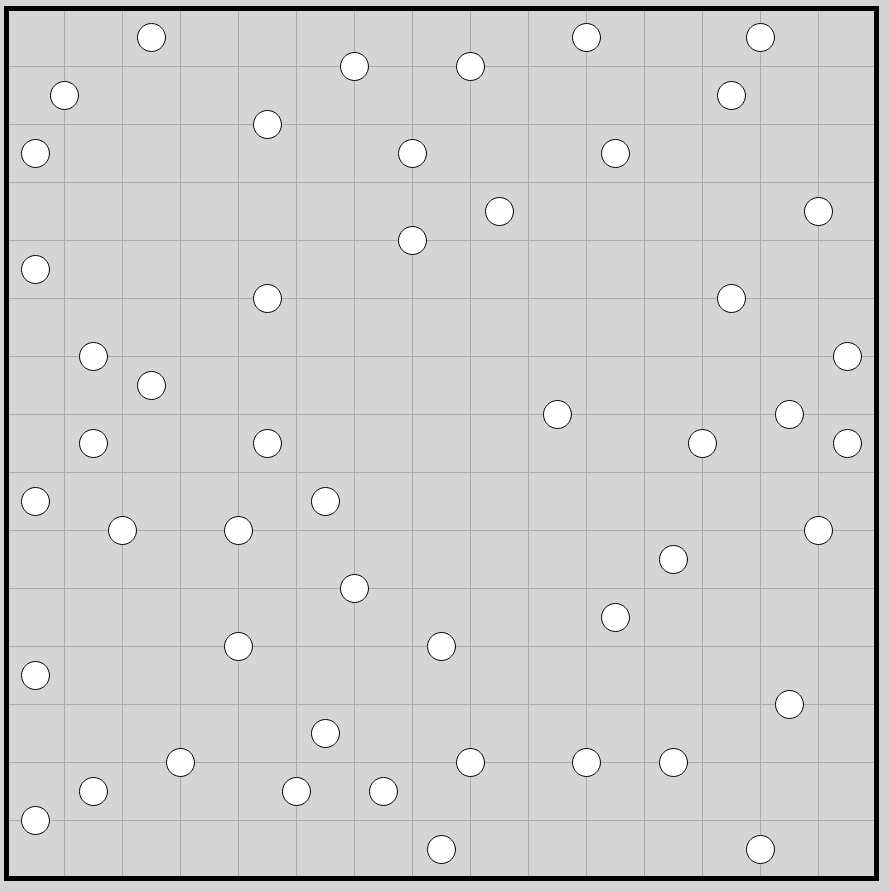
#> input picture src/puzzle_solver/puzzles/galaxies/parse_map/input_output/eofodowmumgzzdkopzlpzkzaezrhefoezejvdtxrzmpgozzemxjdcigcqzrk.png, 890 x 892 px
$ python parse_map.py
#> lines starting #> are read from the running program, lines starting #| are printed output that depends on the picture; after the words box and inside, x2 and y2 are one past the last pixel; in counts of white or black regions, pixels touching at a corner belong together
"""
    This file is a simple helper that parses the images from https://www.chiark.greenend.org.uk/~sgtatham/puzzles/js/galaxies.html and converts them to a json file.
    Look at the ./input_output/ directory for examples of input images and output json files.
    The output json is used in the test_solve.py file to test the solver.
"""
from pathlib import Path
import numpy as np
cv = None
Image = None


def extract_lines(bw):
    # Create the images that will use to extract the horizontal and vertical lines
    horizontal = np.copy(bw)
    vertical = np.copy(bw)

    cols = horizontal.shape[1]
    horizontal_size = cols // 5
    # Create structure element for extracting horizontal lines through morphology operations
    horizontalStructure = cv.getStructuringElement(cv.MORPH_RECT, (horizontal_size, 1))
    horizontal = cv.erode(horizontal, horizontalStructure)
    horizontal = cv.dilate(horizontal, horizontalStructure)
    horizontal_means = np.mean(horizontal, axis=1)
    horizontal_cutoff = np.percentile(horizontal_means, 50)
    # location where the horizontal lines are
    horizontal_idx = np.where(horizontal_means > horizontal_cutoff)[0]
    # print(f"horizontal_idx: {horizontal_idx}")
    height = len(horizontal_idx)
    # show_wait_destroy("horizontal", horizontal)  # this has the horizontal lines

    rows = vertical.shape[0]
    verticalsize = rows // 5
    # Create structure element for extracting vertical lines through morphology operations
    verticalStructure = cv.getStructuringElement(cv.MORPH_RECT, (1, verticalsize))
    vertical = cv.erode(vertical, verticalStructure)
    vertical = cv.dilate(vertical, verticalStructure)
    vertical_means = np.mean(vertical, axis=0)
    vertical_cutoff = np.percentile(vertical_means, 50)
    vertical_idx = np.where(vertical_means > vertical_cutoff)[0]
    # print(f"vertical_idx: {vertical_idx}")
    width = len(vertical_idx)
    # print(f"height: {height}, width: {width}")
    # print(f"vertical_means: {vertical_means}")
    # show_wait_destroy("vertical", vertical)  # this has the vertical lines

    vertical = cv.bitwise_not(vertical)
    # show_wait_destroy("vertical_bit", vertical)

    return horizontal_idx, vertical_idx

def show_wait_destroy(winname, img):
    cv.imshow(winname, img)
    cv.moveWindow(winname, 500, 0)
    cv.waitKey(0)
    cv.destroyWindow(winname)


def mean_consecutives(arr: np.ndarray) -> np.ndarray:
    """if a sequence of values is consecutive, then average the values"""
    sums = []
    counts = []
    for i in range(len(arr)):
        if i == 0:
            sums.append(arr[i])
            counts.append(1)
        elif arr[i] == arr[i-1] + 1:
            sums[-1] += arr[i]
            counts[-1] += 1
        else:
            sums.append(arr[i])
            counts.append(1)
    return np.array(sums) // np.array(counts)

def main(image):
    global Image
    global cv
    import matplotlib.pyplot as plt
    from PIL import Image as Image_module
    import cv2 as cv_module
    Image = Image_module
    cv = cv_module


    image_path = Path(image)
    output_path = image_path.parent / (image_path.stem + '.json')
    src = cv.imread(image, cv.IMREAD_COLOR)
#> src is the input picture: shape (892, 890, 3); min 0, max 255, mean 207.6
    assert src is not None, f'Error opening image: {image}'
    if len(src.shape) != 2:
        gray = cv.cvtColor(src, cv.COLOR_BGR2GRAY)
    else:
        gray = src
    # now the image is in grayscale

    # Apply adaptiveThreshold at the bitwise_not of gray, notice the ~ symbol
    gray = cv.bitwise_not(gray)
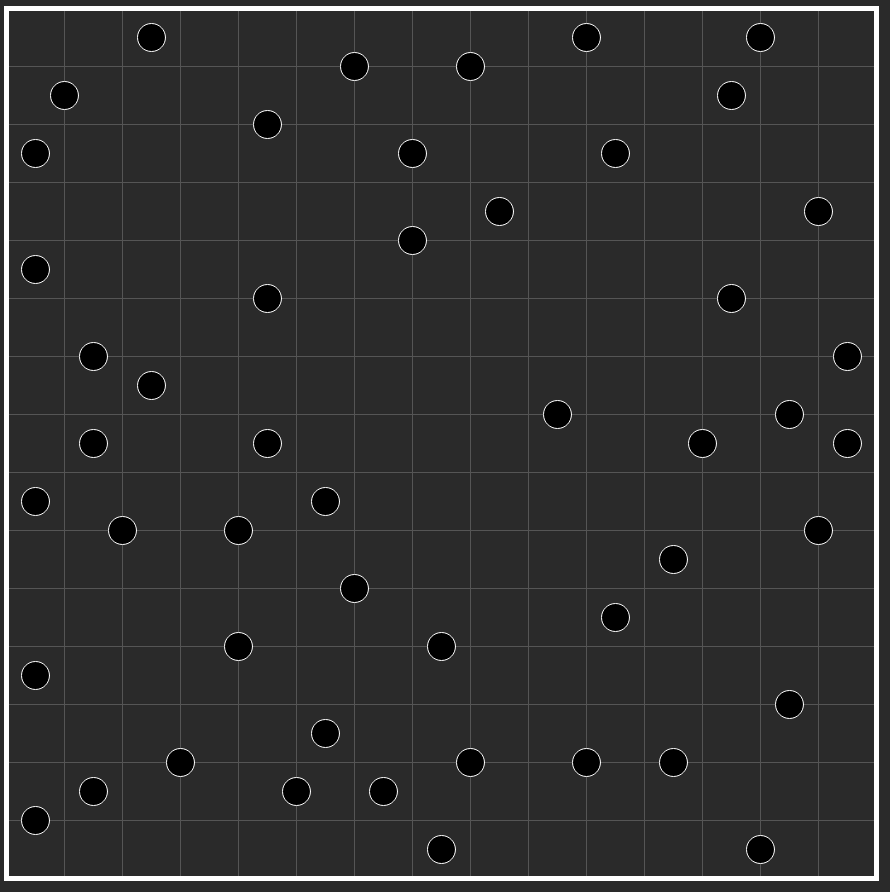
#> gray: shape (892, 890); min 0, max 255, mean 47.4
    bw = cv.adaptiveThreshold(gray.copy(), 255, cv.ADAPTIVE_THRESH_MEAN_C, \
                                cv.THRESH_BINARY, 15, -2)
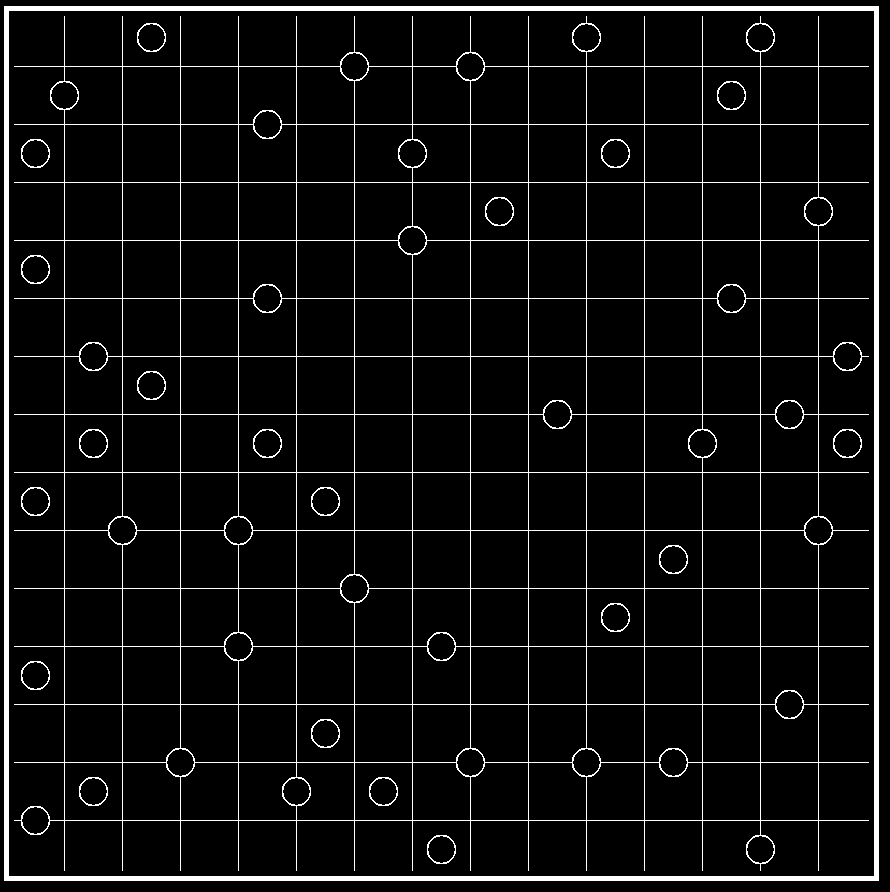
#> bw: shape (892, 890); 5.9% white; 21 white regions, largest, box (x1, y1, x2, y2) and area: (14, 16, 869, 871) 26766, (4, 6, 879, 881) 17400, (137, 23, 166, 52) 140
    # show_wait_destroy("binary", bw)

    # show_wait_destroy("src", src)
    horizontal_idx, vertical_idx = extract_lines(bw)
#> in extract_lines, `horizontal = cv.erode(horizontal, horizontalStructure)`:
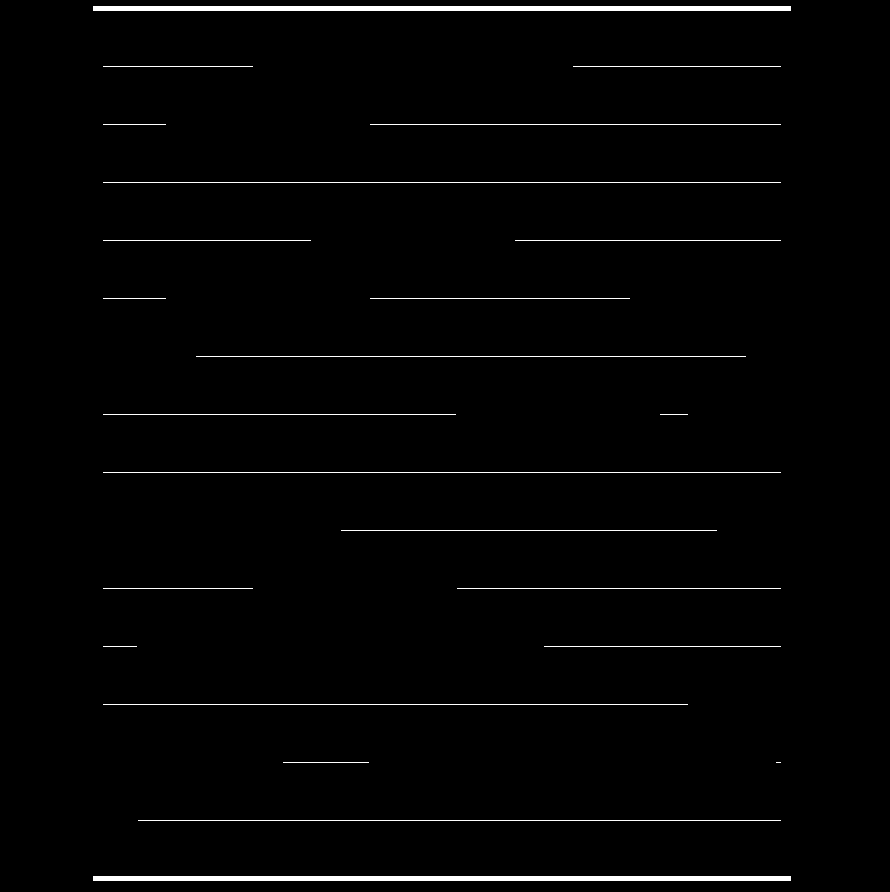
#> horizontal: shape (892, 890); 1.7% white; 24 white regions (1 under 20 px), largest, box (x1, y1, x2, y2) and area: (93, 6, 791, 11) 3490, (93, 876, 791, 881) 3490, (103, 182, 781, 183) 678
#> in extract_lines, `horizontal = cv.dilate(horizontal, horizontalStructure)`:
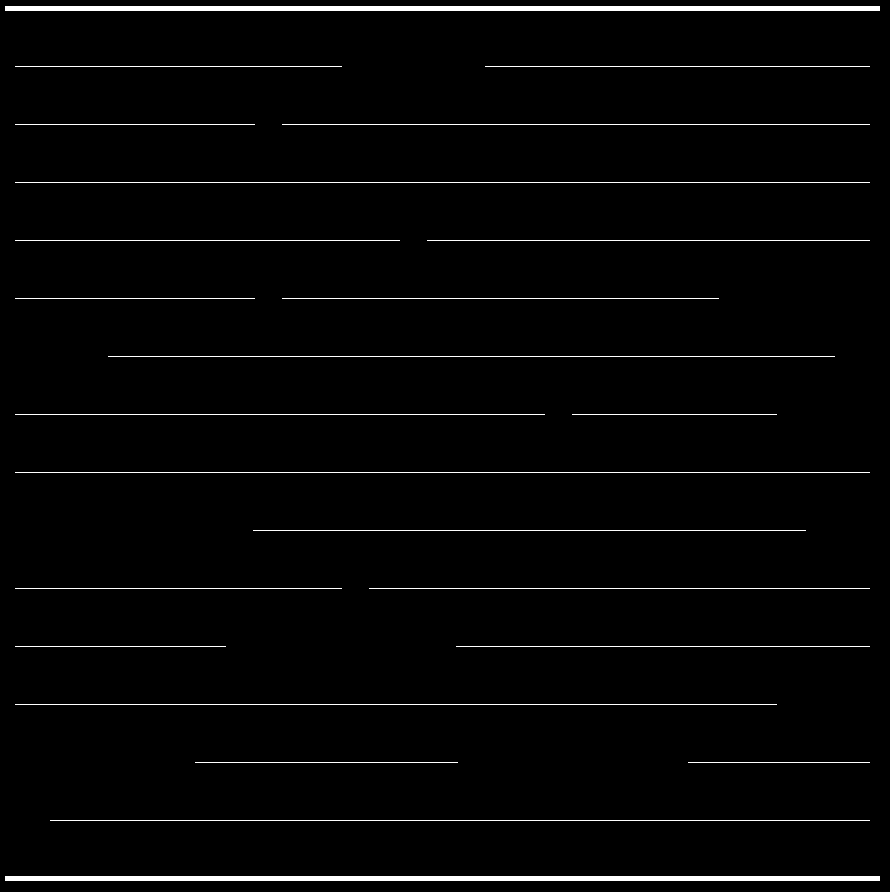
#> horizontal: shape (892, 890); 2.4% white; 24 white regions, largest, box (x1, y1, x2, y2) and area: (5, 6, 880, 11) 4375, (5, 876, 880, 881) 4375, (15, 182, 870, 183) 855
#> in extract_lines, `horizontal_means = np.mean(horizontal, axis=1)`: horizontal_means = 892 values, max 250.7 at index 6, min 0 at index 0, mean 6.1
#> in extract_lines, `horizontal_cutoff = np.percentile(horizontal_means, 50)`: horizontal_cutoff = 0
#> in extract_lines, `horizontal_idx = np.where(horizontal_means > horizontal_cutoff)[0]`: horizontal_idx = 24 values from 6 to 880
#> in extract_lines, `height = len(horizontal_idx)`: height = 24
#> in extract_lines, `vertical = cv.erode(vertical, verticalStructure)`: vertical: shape (892, 890); 1.8% white; 22 white regions (1 under 20 px), largest, box (x1, y1, x2, y2) and area: (4, 95, 9, 793) 3490, (874, 95, 879, 793) 3490, (528, 105, 529, 783) 678
#> in extract_lines, `vertical = cv.dilate(vertical, verticalStructure)`:
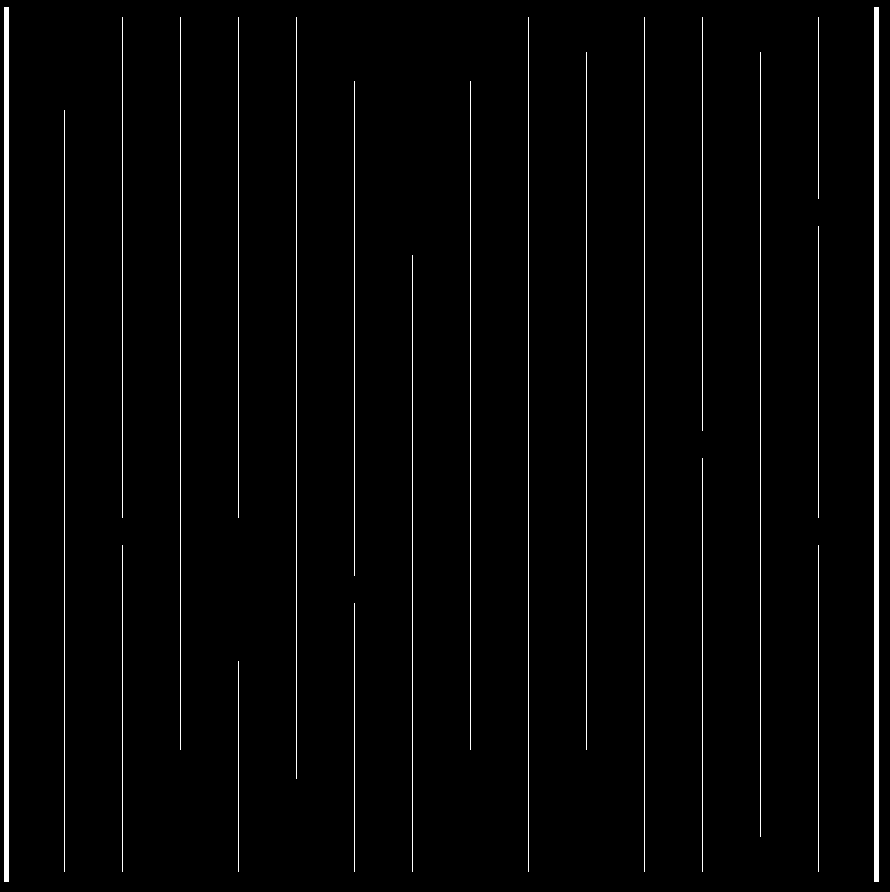
#> vertical: shape (892, 890); 2.4% white; 22 white regions, largest, box (x1, y1, x2, y2) and area: (4, 7, 9, 882) 4375, (874, 7, 879, 882) 4375, (528, 17, 529, 872) 855
#> in extract_lines, `vertical_means = np.mean(vertical, axis=0)`: vertical_means = 890 values, max 250.1 at index 4, min 0 at index 0, mean 6.24
#> in extract_lines, `vertical_cutoff = np.percentile(vertical_means, 50)`: vertical_cutoff = 0
#> in extract_lines, `vertical_idx = np.where(vertical_means > vertical_cutoff)[0]`: vertical_idx = 24 values from 4 to 878
#> in extract_lines, `width = len(vertical_idx)`: width = 24
#> horizontal_idx = 24 values from 6 to 880; vertical_idx = 24 values from 4 to 878
    horizontal_idx = mean_consecutives(horizontal_idx)
#> the loop in mean_consecutives, `for i in range(len(arr)):` made 24 passes
#> after the loop in mean_consecutives, `for i in range(len(arr)):`: counts = [5, 1, 1, 1, 1, 1, 1, 1, 1, 1, 1, 1, 1, 1, 1, 5]; sums = [40, 66, 124, 182, 240, 298, 356, 414, 472, 530, 588, 646, 704, 762, 820, 4390]
#> horizontal_idx = [8, 66, 124, 182, 240, 298, 356, 414, 472, 530, 588, 646, 704, 762, 820, 878]
    vertical_idx = mean_consecutives(vertical_idx)
#> the loop in mean_consecutives (call 2), `for i in range(len(arr)):` made 24 passes
#> vertical_idx = [6, 64, 122, 180, 238, 296, 354, 412, 470, 528, 586, 644, 702, 760, 818, 876]
    height = len(horizontal_idx)
#> height = 16
    width = len(vertical_idx)
#> width = 16
    print(f"height: {height}, width: {width}")
#| height: 16, width: 16
    print(f"horizontal_idx: {horizontal_idx}")
#| horizontal_idx: [  8  66 124 182 240 298 356 414 472 530 588 646 704 762 820 878]
    print(f"vertical_idx: {vertical_idx}")
#| vertical_idx: [  6  64 122 180 238 296 354 412 470 528 586 644 702 760 818 876]
    arr = np.zeros((height - 1, width - 1), dtype=object)
    output = {(dx, dy): arr.copy() for dx in [-1, 0, 1] for dy in [-1, 0, 1]}
    hists = {(dx, dy): {} for dx in [-1, 0, 1] for dy in [-1, 0, 1]}
    for j in range(height - 1):
        for i in range(width - 1):
            hidx1, hidx2 = horizontal_idx[j], horizontal_idx[j+1]
            vidx1, vidx2 = vertical_idx[i], vertical_idx[i+1]
            hidx1 = max(0, hidx1 - 2)
            hidx2 = min(src.shape[0], hidx2 + 4)
            vidx1 = max(0, vidx1 - 2)
            vidx2 = min(src.shape[1], vidx2 + 4)
            cell = src[hidx1:hidx2, vidx1:vidx2]
            mid_x = cell.shape[1] // 2
            mid_y = cell.shape[0] // 2
            cell = cv.bitwise_not(cell)  # invert colors
            for dx in [-1, 0, 1]:
                for dy in [-1, 0, 1]:
                    mx = mid_x + dx*mid_x
                    my = mid_y + dy*mid_y
                    mx0 = max(0, mx - 5)
                    mx1 = min(cell.shape[1], mx + 5)
                    my0 = max(0, my - 5)
                    my1 = min(cell.shape[0], my + 5)
                    cell_part = cell[my0:my1, mx0:mx1]
                    hists[(dx, dy)][j, i] = np.sum(cell_part)
#> after the loop, hists = 9 items
            # [10 lines of commented-out code are left out]

    fig, axs = plt.subplots(3, 3)
    target = 100
    for dx in [-1, 0, 1]:
        for dy in [-1, 0, 1]:
            axs[dx+1, dy+1].hist(list(hists[(dx, dy)].values()), bins=100)
            axs[dx+1, dy+1].set_title(f'{dx},{dy}')
            # target = np.mean(list(hists[(dx, dy)].values()))
            axs[dx+1, dy+1].axvline(target, color='red')
    # plt.show()
    # 1/0
    for j in range(height - 1):
        for i in range(width - 1):
            sums_str = ''
            out_str = ''
            for dx in [-1, 0, 1]:
                out_xpart = 'L' if dx == -1 else 'C' if dx == 0 else 'R'
                for dy in [-1, 0, 1]:
                    out_ypart = 'T' if dy == -1 else 'C' if dy == 0 else 'B'
                    sums_str += str(hists[(dx, dy)][j, i]) + ' '
                    if hists[(dx, dy)][j, i] < target:
                        out_str += (out_xpart + out_ypart + ' ')
                        output[(dx, dy)][j, i] = 1
            print(f"cell_{j}_{i}", end=': ')
            print(out_str)
            print('   Sums: ', sums_str)
#> after the loop, output = 9 items

    out = np.full_like(output[(0, 0)], '  ', dtype='U2')
    counter = 0
    for j in range(out.shape[0]):
        for i in range(out.shape[1]):
            for dx in [-1, 0, 1]:
                for dy in [-1, 0, 1]:
                    if output[(dx, dy)][j, i] == 1:
                        # out[j, i] = dxdy_to_char[(dx, dy)]
                        if dx == 0 and dy == 0:  # single point
                            out[j, i] = str(counter).zfill(2)
                            counter += 1
                        elif dx == 0 and dy == 1:  # vertical
                            out[j, i] = str(counter).zfill(2)
                            out[j+1, i] = str(counter).zfill(2)
                            counter += 1
                        elif dx == 1 and dy == 0:  # horizontal
                            out[j, i] = str(counter).zfill(2)
                            out[j, i+1] = str(counter).zfill(2)
                            counter += 1
                        elif dx == 1 and dy == 1:  # 2 by 2
                            out[j, i] = str(counter).zfill(2)
                            out[j+1, i] = str(counter).zfill(2)
                            out[j, i+1] = str(counter).zfill(2)
                            out[j+1, i+1] = str(counter).zfill(2)
                            counter += 1
#> after the loop, counter = 49

    # print(out)
    with open(output_path, 'w') as f:
        f.write('[\n')
        for i, row in enumerate(out):
            f.write('  ' + str(row.tolist()).replace("'", '"'))
            if i != len(out) - 1:
                f.write(',')
            f.write('\n')
        f.write(']')
    print('output json: ', output_path)

if __name__ == '__main__':
    # [7 lines of commented-out code are left out]
    main(Path(__file__).parent / 'input_output' / 'eofodowmumgzzdkopzlpzkzaezrhefoezejvdtxrzmpgozzemxjdcigcqzrk.png')
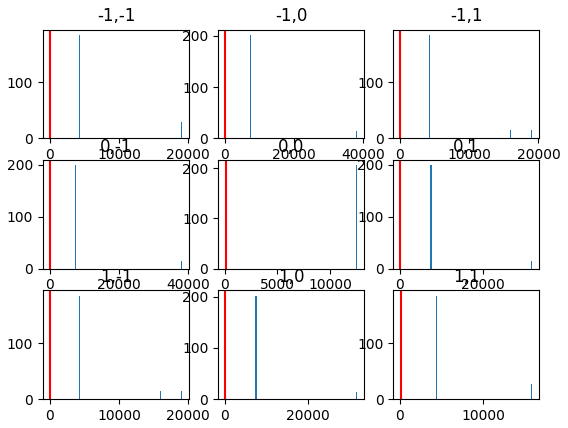
#> figure drawn by matplotlib, 9 panels; panel 1: tallest bar 185 high, from x = 4207.5 to 4398.8; panel 2: tallest bar 202 high, from x = 7267.5 to 7650; panel 3: tallest bar 185 high, from x = 4207.5 to 4398.8; panel 4: tallest bar 199 high, from x = 7267.5 to 7650
